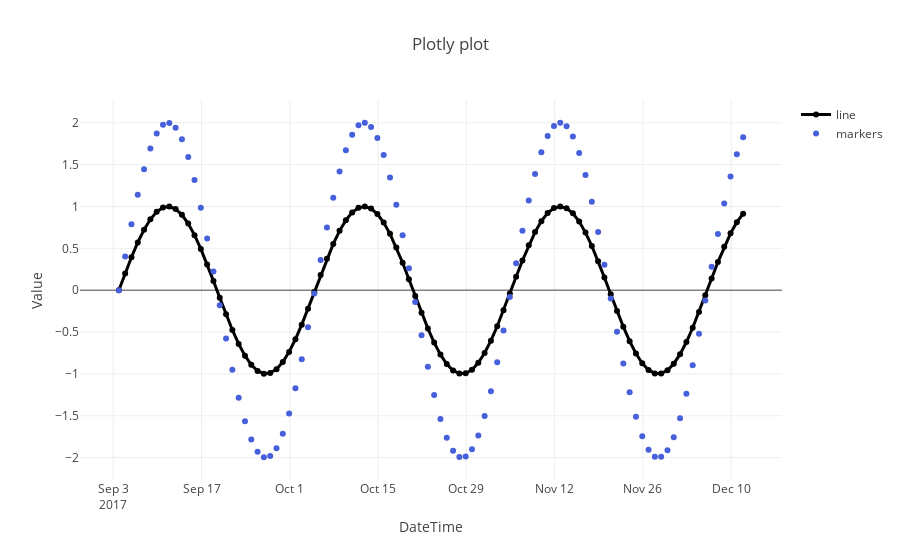

The cell this chart's notebook holds for it:
### Markdown cell above
#### Label setting

### Code cell
first_trace = go.Scatter(
    x = x,
    y = sin_data,
    mode = 'lines+markers',
    line = dict(
        color='black',
        width=3
    ),
    name = 'line'
)

second_trace = go.Scatter(
    x = x,
    y = sin_data * 2,
    mode = 'markers',
    line = dict(
        color='rgb(70, 95, 218)',
        width=2
    ),
    name = 'markers'
)
data = [first_trace, second_trace]


layout = dict(title = 'Plotly plot',
              xaxis = dict(title = 'DateTime'),
              yaxis = dict(title = 'Value'))

fig = dict(data=data, layout=layout)
py.iplot(fig)
